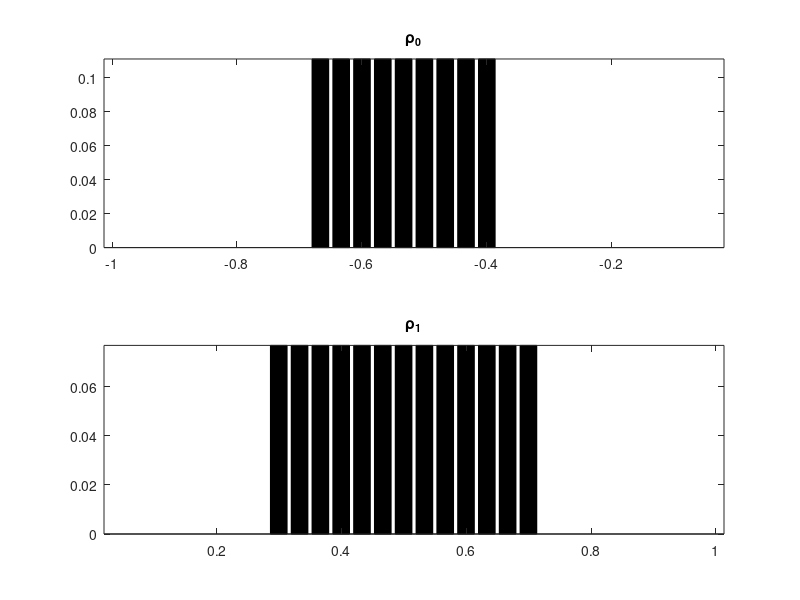

The MATLAB script that drew this image: (Note: this script raises an error after producing the figure.)
%% OMT: Departure and Arriving at different time
% In this generalization?we consider the case when the particles departure 
% and arrival at different time. Different from the classic optimal mass
% transport problem, in which all the particles have to leave at t0 and
% arrive at tf, we consider a constraint so that the their is limitation of
% how much the mass can leave/arrive in a unit of time. The code provides
% a numerical approach of such problem so that we consider (x,y,t0,t1) so 
% that x,y is the location of the particles and t0(x) is the departure time
% of mass at x and t1(y) is the arrival time of the particle goes to y.

% Moreover, t0,t1 can be bounded so that instead of giving the explict
% departure/arrival times, we put a constraint of the quatity of the particle
% that allowed to leave/arrive at the time interval.

%% Define the p,q at x,y and the time function t0,t1
clear all
clc

n1 = 30;  % (not exceed 1000)
n2 = 30;  % (not exceed 1000)

x = (0.01:n1-1+0.01)'/n1-1; % x \in [-1,0]
y = (1-0.0101:n2-0.0101)'/n2;     % y \in [ 0,1]

% Useful functions 
normalize = @(a)a/sum(a(:));                           % Normalization function 

% Generate Dirac
p = zeros(size(x));
p(( n1/2 - 4):( n1/2 + 4 )) = 2;
% p((n1/5-5):(n1/5+5)) = 2;      % 'Dirac 1'
% p((n1*1/5-5):(n1*1/5+5)) = 1;  % 'Dirac 2'

q = zeros(size(y));
q(( n2/2 - 6):( n2/2 + 6)) = 2;      % 'Dirac 1'
% q((2*n2/3-3):(2*n2/3+3)) = 3;      % 'Dirac 2'

p = normalize(p);
q = normalize(q);

% Plot the two distributions p and q
figure()
subplot(2,1,1);
bar(x, p, 'k'); axis tight;
title('\rho_{0}')
subplot(2,1,2);
bar(y, q, 'k'); axis tight;
title('\rho_{1}')


%% Define the time t_{i} \in [0, T] (tk):
% Discretization of the time mariginal by nt (not exceed 500)
nt0 = 100;
nt1 = 100;

% Define the time interval [0,T], notice that T is not neccesary to be 1.
T = 1;

t0 = T*(1-0.001:nt0-0.001)'/nt0;
t1 = T*(1-0.001:nt1-0.001)'/nt1;

%% Define the weighted cost function C(x,y,t):

%% C(x,y,t0,t1) = (y-x)^2/(t1-t0) + extra
%%%%%%%%%%%%%%%%%%%%%%%%%%%%%%%%%%%%%%%%%%%%%
epsilon = 0.1;
[X,Y,T0,T1] = ndgrid(x,y,t0,t1);

% Option 3:
C = (-T0)./X + (Y-X).^2 + (-T1)./Y;

%% CVX solver 
% The CVX solver: MOSEK needs to be installed. 
% The sum function in the CVX package do not support high dimension summation
% The capacity constraint should be larger than 1: cap*T/nt>1

% Define the capacity 
cap1 = 1.1;
cap2 = 1.1;
capacity1 = cap1*T/nt0;
capacity2 = cap2*T/nt1;

cvx_begin
cvx_solver mosek
cvx_precision best  % Options: low, medium, default, high, best
    variable Pi(n1,n2,nt0,nt1)
    variable Dt(nt0)
    variable At(nt1)
    minimize( sum( sum( sum( sum(C.*Pi) ) ) ) )
    subject to  
    % Define multi-marginal coupling counstraints:
    % 1.Marginal constraints on x coordinate
      squeeze( sum(sum(sum(permute(Pi,[2,3,4,1])))) ) == p;
    % 2.Marginal constraints on y coordinate   
      squeeze( sum(sum(sum(permute(Pi,[3,4,1,2])))) ) == q;
    % 3.Marinigal on t0-coordinate
      squeeze( sum(sum(sum(permute(Pi,[4,1,2,3])))) ) == Dt;
    % 4.Marinigal on t1-coordinate
      squeeze( sum(sum(sum(Pi))) ) == At; 
    % 4.Element-wise lower bound for \Pi
      Pi >= 0;
    % 5.Capacity/Toll constraints
       0 <= Dt <= capacity1;    % r1_{k} with upperbound,
      % 0 <= Dt;                  % r1_{k} without upperbound.
       0 <= At <= capacity2;    % r2_{k} with upperbound,
      % 0 <= At;                  % r2_{k} without upperbound.      
cvx_end


%% Constraints and Marginals checking
fprintf('Constraints deviation (should be 0):'); 
sum( squeeze( sum(sum(sum(permute(Pi,[2,3,4,1])))) ) - p )
sum( squeeze( sum(sum(sum(permute(Pi,[3,4,1,2])))) ) - q )
sum( squeeze( sum(sum(sum(permute(Pi,[4,1,2,3])))) )- Dt )
sum( squeeze( sum(sum(sum(Pi))) ) - At )

% Show that t marginal is a prbability measure
fprintf('Time marginals probability vector check (should be 1):'); 
sum(Dt)
sum(At)


%% Plot x-t0 coupling and y-t1 coupling
pt0Coupling = squeeze(sum(Pi,[2,4]));
qt1Coupling = squeeze(sum(Pi,[1,3]));
pqCoupling  = squeeze(sum(Pi,[3,4]));


figure()
hold on 
area(x,-p);
plot(Dt,t0,'LineWidth',2);
% area(Dt',t0');
XX1 = [0 max(Dt) max(Dt) 0];
list1 = find(Dt==max(Dt));
list2 = find(Dt==0);
YY1 = [t0(list1(1)) t0(list1(1)) t0(list1(end)) t0(list2(1))];
patch(XX1,YY1,[0.8500 0.3250 0.0980]);

% Coupling plot
[I,J] = find(pt0Coupling>0.005);
 for i=1:length(I)
     pt_assignement = plot(x(I(i)),t0(J(i)),'o','Color','k','MarkerSize',...
     200*pt0Coupling(I(i),J(i)),'MarkerFaceColor','k');
 end

hold off
xlabel('X','FontSize',18)
ylabel('T_{dep}','FontSize',18)
axis tight
title('Coupling: (\mu, t_{dep})','FontSize',18)

%%
figure()
hold on
area(y, -q);
plot(-At,t1,'LineWidth',2);

XX2 = [0 -max(At) -max(At) 0];
list1 = find(At==max(At));
list2 = find(At==0);
YY2 = [t1(list1(1)) t1(list1(1)) t1(list1(end)) t1(list1(end))];
patch(XX2,YY2,[0.8500 0.3250 0.0980]);

[I,J] = find(qt1Coupling>0.005);
 for i=1:length(I)
     pt_assignement = plot(y(I(i)),t1(J(i)),'o','Color','k','MarkerSize',...
     200*qt1Coupling(I(i),J(i)),'MarkerFaceColor','k');
 end
hold off
axis tight;
title('Coupling: (\nu, t_{arr})','FontSize',18)
xlabel('Y','FontSize',18)
ylabel('T_1','FontSize',18)


%%
figure()
hold on
plot(x, p, 'LineWidth',2);
plot(-q, y, 'LineWidth',2);
[I,J] = find(pqCoupling>0.005);
 for i=1:length(I)
     pt_assignement = plot(x(I(i)),y(J(i)),'-o','Color','k','MarkerSize',...
     200*pqCoupling(I(i),J(i)),'MarkerFaceColor','k');
 end
 
hold off
axis tight;
title('Coupling:(\mu,\nu)','FontSize',18)
xlabel('X','FontSize',18)
ylabel('Y','FontSize',18)



%% One figure for paper
figure()
subplot(3,3,[1,5]);
%%%%%%%%%%%%%%%%%%%%%%%%%%%%%%
hold on
plot(x, p, 'LineWidth',2);
plot(-q, y, 'LineWidth',2,'Color',[0.6350 0.0780 0.1840]);

[I,J] = find(pqCoupling>0.005);
 for i=1:length(I)
     pt_assignement = plot(x(I(i)),y(J(i)),'-o','Color','k','MarkerSize',...
     100*pqCoupling(I(i),J(i)),'MarkerFaceColor','k');
 end
 
hold off
axis tight;
ttl = title('(\mu,\nu)','FontSize',12);
xlabel('x','FontSize',12)
ylabel('y','FontSize',12)



subplot(3,3,[7,8]);
%%%%%%%%%%%%%%%%%%%%%%%%%%%%%%
hold on 
area(x, -p, 'FaceColor', [0 0.4470 0.7410]);
plot(Dt, t0,'LineWidth',2, 'Color', [0.4660 0.6740 0.1880]);
% area(Dt',t0');
XX1 = 3*[0 max(Dt) max(Dt) 0];
list1 = find(Dt==max(Dt));
list2 = find(Dt==0);
YY1 = [t0(list1(1)) t0(list1(1)) t0(list1(end)) t0(list1(end))];
patch(XX1,YY1,[0.4660 0.6740 0.1880]);

% Coupling plot
[I,J] = find(pt0Coupling>0.005);
 for i=1:length(I)
     pt_assignement = plot(x(I(i)),t0(J(i)),'o','Color','k','MarkerSize',...
     150*pt0Coupling(I(i),J(i)),'MarkerFaceColor','k');
 end

hold off
xlabel('x','FontSize',12)
ylabel('t_{dep}','FontSize',12)
axis tight
%title('(\mu, t_{dep})','FontSize',12)



subplot(3,3,[3,6]);
%%%%%%%%%%%%%%%%%%%%%%%%%%%%%
hold on
area(y, -q, 'FaceColor', [0.6350 0.0780 0.1840]);
plot(-At,t1,'LineWidth',2,'Color', [0.4660 0.6740 0.1880]);

XX2 = 3*[0 -max(At) -max(At) 0];
list1 = find(At==max(At));
list2 = find(At==0);
YY2 = [t1(list1(1)) t1(list1(1)) t1(list1(end)) t1(list1(end))];
patch(XX2,YY2,[0.4660 0.6740 0.1880]);

[I,J] = find(qt1Coupling>0.005);
 for i=1:length(I)
     pt_assignement = plot(y(I(i)),t1(J(i)),'o','Color','k','MarkerSize',...
     150*qt1Coupling(I(i),J(i)),'MarkerFaceColor','k');
 end
hold off
view(90, -90) %# Swap the axes
axis tight;
%title('(\nu, t_{arr})','FontSize',12)
xlabel('y','FontSize',12)
ylabel('t_{arr}','FontSize',12)


